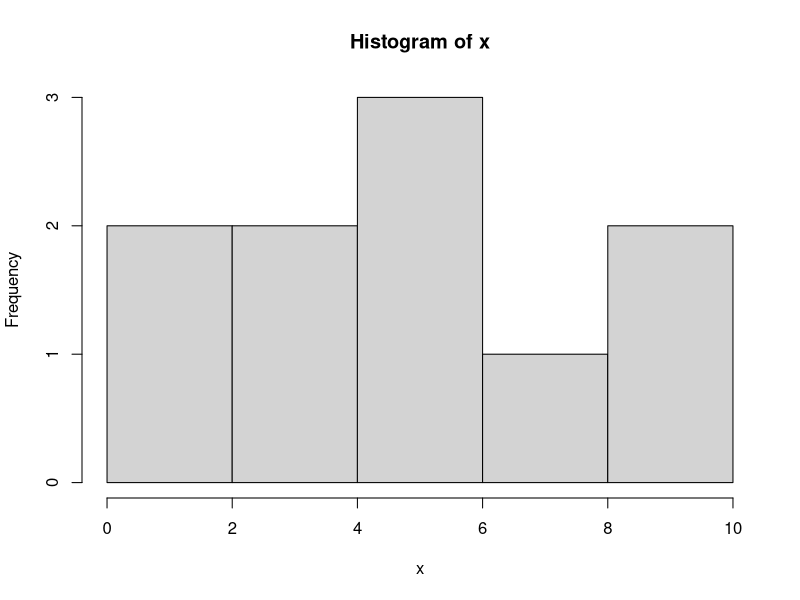
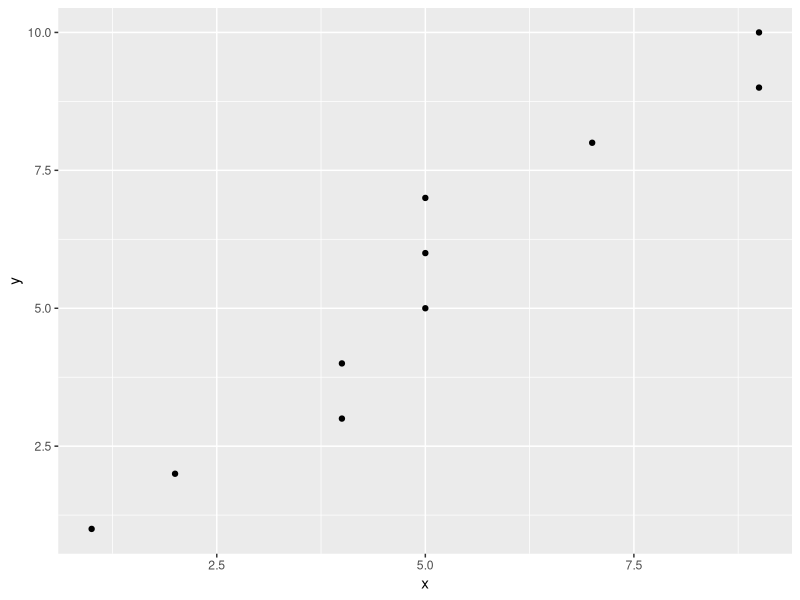
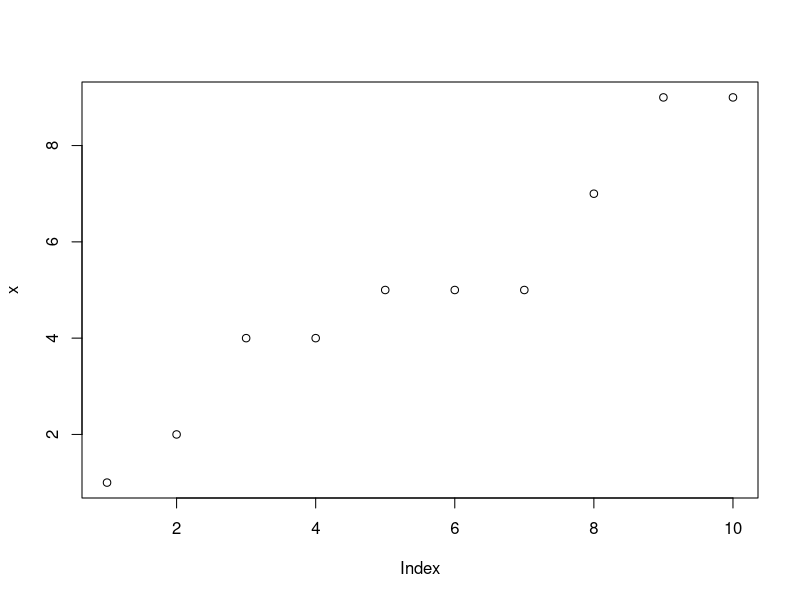
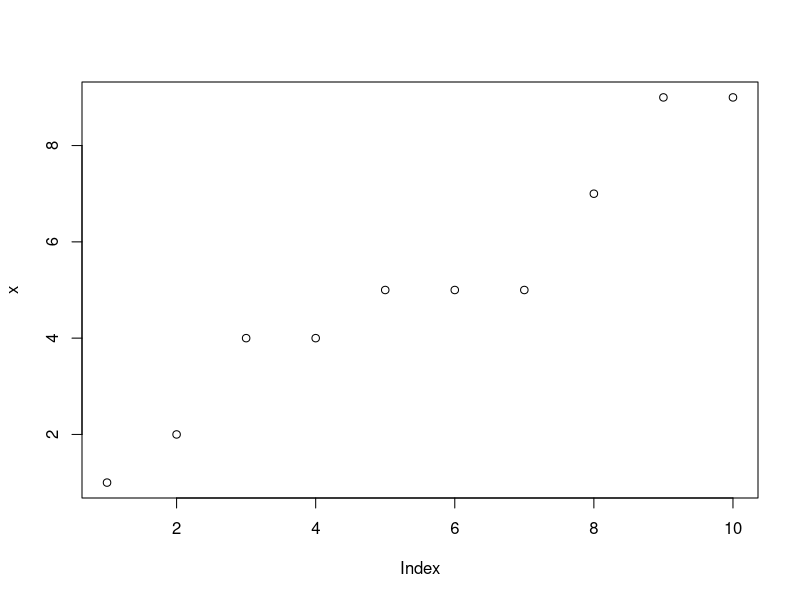

These figures' R source, in order:
## ---- chunk 1
# If you haven't yet, install the knitr package
# install.packages('knitr')

# Load libraries (I recommend loading all libraries upfront here)
library(knitr) # Required to knit RMarkdown files to produce final output document
library(ggplot2) # Required for plots included in this file

# More on this later, but the following kinds of knitr functions allow you to set knitting and chunk options upfront, which can be really useful when creating an R Markdown document
# knitr::opts_chunk$set(echo = TRUE)
# knitr::opts_knit$set(root.dir = normalizePath('../'))
## ---- chunk 2
    x <- c(1, 2, 4, 4, 5, 5, 5, 7, 9, 9)
    y <- 1:10
    df <- data.frame(x, y)
    x
## ---- chunk 3
    
## ---- chunk 4
kable(df)
## ---- chunk 5
hist(x)
## ---- chunk 6
ggplot(data = df, aes(x = x, y = y)) +
  geom_point()
## ---- chunk 7
    # We can check here and see that the change in the previous chunk was not made to y
    # because the code wasn't evaluated.
    y
## ---- chunk 8
    for (i in 1:5000) {
        lm((i+1)~i)
    }
## ---- chunk 9
cat("Here are some points within our `y` vector\n\n")
cat(paste("* The value of y[", 1:3, "] is ", y[1:3], sep="", collapse="\n"))
## ---- chunk 10
    plot(x)
## ---- chunk 11
plot(x)
